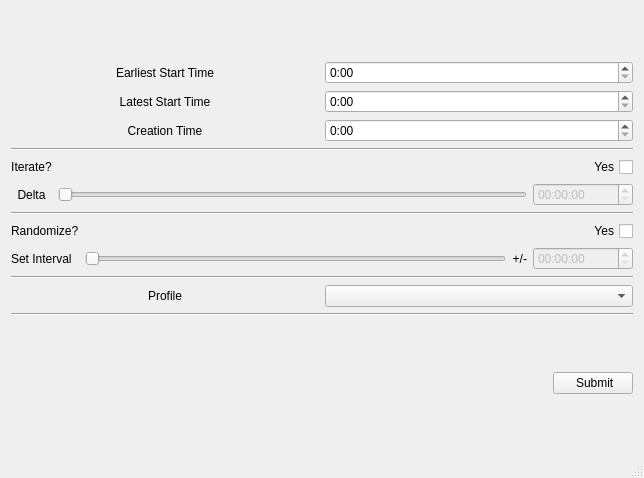
<?xml version="1.0" encoding="UTF-8"?>
<ui version="4.0">
 <class>MainWindow</class>
 <widget class="QMainWindow" name="MainWindow">
  <property name="geometry">
   <rect>
    <x>0</x>
    <y>0</y>
    <width>644</width>
    <height>478</height>
   </rect>
  </property>
  <property name="windowTitle">
   <string>Add Load</string>
  </property>
  <widget class="QWidget" name="centralWidget">
   <layout class="QGridLayout" name="gridLayout_2">
    <item row="2" column="0">
     <layout class="QVBoxLayout" name="verticalLayout">
      <item>
       <layout class="QVBoxLayout" name="verticalLayout_3"/>
      </item>
      <item>
       <layout class="QGridLayout" name="gridLayout_3">
        <item row="1" column="1">
         <widget class="QTimeEdit" name="timeEdit">
          <property name="dateTime">
           <datetime>
            <hour>0</hour>
            <minute>0</minute>
            <second>0</second>
            <year>2000</year>
            <month>1</month>
            <day>1</day>
           </datetime>
          </property>
          <property name="displayFormat">
           <string>h:mm</string>
          </property>
         </widget>
        </item>
        <item row="1" column="0">
         <widget class="QLabel" name="label_2">
          <property name="text">
           <string>Latest Start Time</string>
          </property>
          <property name="alignment">
           <set>Qt::AlignCenter</set>
          </property>
         </widget>
        </item>
        <item row="0" column="1">
         <widget class="QTimeEdit" name="timeEdit_3">
          <property name="displayFormat">
           <string>h:mm </string>
          </property>
         </widget>
        </item>
        <item row="0" column="0">
         <widget class="QLabel" name="label">
          <property name="minimumSize">
           <size>
            <width>300</width>
            <height>0</height>
           </size>
          </property>
          <property name="text">
           <string>Earliest Start Time</string>
          </property>
          <property name="alignment">
           <set>Qt::AlignCenter</set>
          </property>
         </widget>
        </item>
        <item row="2" column="0">
         <widget class="QLabel" name="label_3">
          <property name="text">
           <string>Creation Time</string>
          </property>
          <property name="alignment">
           <set>Qt::AlignCenter</set>
          </property>
         </widget>
        </item>
        <item row="2" column="1">
         <widget class="QTimeEdit" name="timeEdit_2">
          <property name="displayFormat">
           <string>h:mm </string>
          </property>
         </widget>
        </item>
       </layout>
      </item>
      <item>
       <widget class="Line" name="line">
        <property name="orientation">
         <enum>Qt::Horizontal</enum>
        </property>
       </widget>
      </item>
      <item>
       <layout class="QGridLayout" name="gridLayout_5">
        <item row="0" column="0">
         <widget class="QLabel" name="label_4">
          <property name="text">
           <string>Iterate?</string>
          </property>
          <property name="alignment">
           <set>Qt::AlignCenter</set>
          </property>
         </widget>
        </item>
        <item row="1" column="1">
         <layout class="QHBoxLayout" name="horizontalLayout_2">
          <item>
           <widget class="QSlider" name="horizontalSlider">
            <property name="enabled">
             <bool>false</bool>
            </property>
            <property name="orientation">
             <enum>Qt::Horizontal</enum>
            </property>
           </widget>
          </item>
          <item>
           <widget class="QTimeEdit" name="timeEdit_5">
            <property name="enabled">
             <bool>false</bool>
            </property>
            <property name="minimumSize">
             <size>
              <width>100</width>
              <height>0</height>
             </size>
            </property>
           </widget>
          </item>
         </layout>
        </item>
        <item row="1" column="0">
         <widget class="QLabel" name="label_5">
          <property name="text">
           <string>Delta</string>
          </property>
          <property name="alignment">
           <set>Qt::AlignCenter</set>
          </property>
         </widget>
        </item>
        <item row="0" column="1">
         <widget class="QCheckBox" name="checkBox">
          <property name="layoutDirection">
           <enum>Qt::RightToLeft</enum>
          </property>
          <property name="text">
           <string>Yes</string>
          </property>
         </widget>
        </item>
       </layout>
      </item>
      <item>
       <widget class="Line" name="line_2">
        <property name="orientation">
         <enum>Qt::Horizontal</enum>
        </property>
       </widget>
      </item>
      <item>
       <layout class="QGridLayout" name="gridLayout_6">
        <item row="1" column="0">
         <widget class="QLabel" name="label_7">
          <property name="text">
           <string>Randomize?</string>
          </property>
         </widget>
        </item>
        <item row="2" column="0">
         <widget class="QLabel" name="label_8">
          <property name="text">
           <string>Set Interval</string>
          </property>
         </widget>
        </item>
        <item row="2" column="3">
         <widget class="QTimeEdit" name="timeEdit_4">
          <property name="enabled">
           <bool>false</bool>
          </property>
          <property name="minimumSize">
           <size>
            <width>100</width>
            <height>0</height>
           </size>
          </property>
         </widget>
        </item>
        <item row="1" column="3">
         <widget class="QCheckBox" name="checkBox_2">
          <property name="layoutDirection">
           <enum>Qt::RightToLeft</enum>
          </property>
          <property name="text">
           <string>Yes</string>
          </property>
         </widget>
        </item>
        <item row="2" column="2">
         <widget class="QLabel" name="label_9">
          <property name="layoutDirection">
           <enum>Qt::RightToLeft</enum>
          </property>
          <property name="text">
           <string>+/-</string>
          </property>
          <property name="alignment">
           <set>Qt::AlignRight|Qt::AlignTrailing|Qt::AlignVCenter</set>
          </property>
         </widget>
        </item>
        <item row="2" column="1">
         <widget class="QSlider" name="horizontalSlider_2">
          <property name="orientation">
           <enum>Qt::Horizontal</enum>
          </property>
         </widget>
        </item>
       </layout>
      </item>
      <item>
       <widget class="Line" name="line_3">
        <property name="orientation">
         <enum>Qt::Horizontal</enum>
        </property>
       </widget>
      </item>
      <item>
       <layout class="QGridLayout" name="gridLayout_8">
        <item row="0" column="0">
         <widget class="QLabel" name="label_6">
          <property name="text">
           <string>Profile</string>
          </property>
          <property name="alignment">
           <set>Qt::AlignCenter</set>
          </property>
         </widget>
        </item>
        <item row="0" column="1">
         <widget class="QComboBox" name="comboBox_2"/>
        </item>
       </layout>
      </item>
      <item>
       <widget class="Line" name="line_4">
        <property name="orientation">
         <enum>Qt::Horizontal</enum>
        </property>
       </widget>
      </item>
     </layout>
    </item>
    <item row="3" column="0">
     <layout class="QHBoxLayout" name="horizontalLayout_3">
      <item>
       <spacer name="horizontalSpacer_2">
        <property name="orientation">
         <enum>Qt::Horizontal</enum>
        </property>
        <property name="sizeHint" stdset="0">
         <size>
          <width>40</width>
          <height>20</height>
         </size>
        </property>
       </spacer>
      </item>
      <item>
       <widget class="QPushButton" name="pushButton">
        <property name="text">
         <string> Submit</string>
        </property>
        <property name="icon">
         <iconset>
          <normaloff>images/icons8-checkmark-80.png</normaloff>images/icons8-checkmark-80.png</iconset>
        </property>
       </widget>
      </item>
     </layout>
    </item>
   </layout>
  </widget>
  <widget class="QStatusBar" name="statusBar"/>
 </widget>
 <layoutdefault spacing="6" margin="11"/>
 <resources/>
 <connections>
  <connection>
   <sender>pushButton</sender>
   <signal>clicked()</signal>
   <receiver>MainWindow</receiver>
   <slot>submitEvent()</slot>
   <hints>
    <hint type="sourcelabel">
     <x>633</x>
     <y>396</y>
    </hint>
    <hint type="destinationlabel">
     <x>621</x>
     <y>375</y>
    </hint>
   </hints>
  </connection>
  <connection>
   <sender>checkBox</sender>
   <signal>stateChanged(int)</signal>
   <receiver>MainWindow</receiver>
   <slot>checkDelta()</slot>
   <hints>
    <hint type="sourcelabel">
     <x>632</x>
     <y>150</y>
    </hint>
    <hint type="destinationlabel">
     <x>642</x>
     <y>130</y>
    </hint>
   </hints>
  </connection>
  <connection>
   <sender>horizontalSlider</sender>
   <signal>valueChanged(int)</signal>
   <receiver>MainWindow</receiver>
   <slot>valuechange()</slot>
   <hints>
    <hint type="sourcelabel">
     <x>193</x>
     <y>167</y>
    </hint>
    <hint type="destinationlabel">
     <x>635</x>
     <y>186</y>
    </hint>
   </hints>
  </connection>
  <connection>
   <sender>checkBox_2</sender>
   <signal>stateChanged(int)</signal>
   <receiver>MainWindow</receiver>
   <slot>checkrandomize()</slot>
   <hints>
    <hint type="sourcelabel">
     <x>619</x>
     <y>220</y>
    </hint>
    <hint type="destinationlabel">
     <x>641</x>
     <y>234</y>
    </hint>
   </hints>
  </connection>
  <connection>
   <sender>horizontalSlider_2</sender>
   <signal>valueChanged(int)</signal>
   <receiver>MainWindow</receiver>
   <slot>valuechange2()</slot>
   <hints>
    <hint type="sourcelabel">
     <x>293</x>
     <y>247</y>
    </hint>
    <hint type="destinationlabel">
     <x>634</x>
     <y>311</y>
    </hint>
   </hints>
  </connection>
 </connections>
 <slots>
  <slot>submitEvent()</slot>
  <slot>checkDelta()</slot>
  <slot>valuechange()</slot>
  <slot>checkrandomize()</slot>
  <slot>valuechange2()</slot>
 </slots>
</ui>
